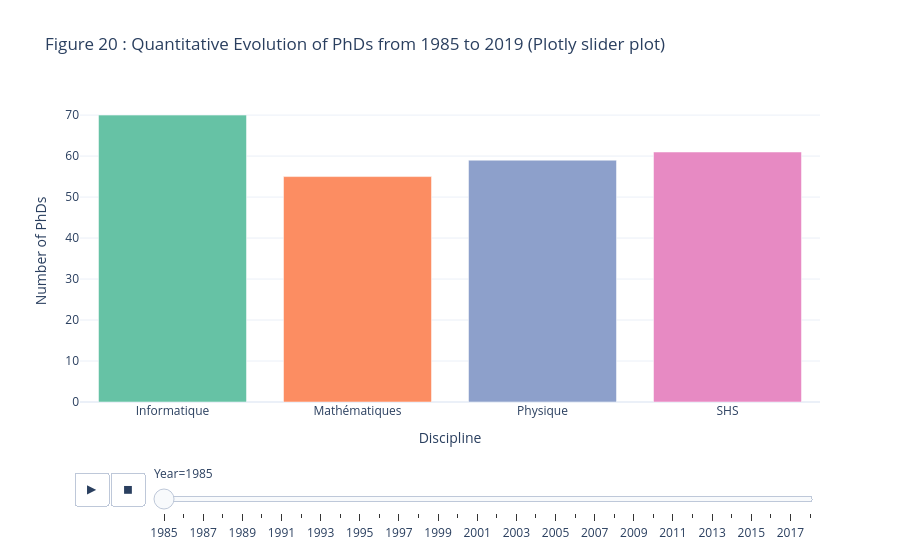

This figure's notebook cell:
### Code cell
# Create the figure
fig = go.Figure()

# Create the bar plot with a slider
fig = px.bar(discipline_count2, 
             x='Discipline', 
             y='Count', color='Discipline', 
             animation_frame='Année', 
             title='Figure 20 : Quantitative Evolution of PhDs from 1985 to 2019 (Plotly slider plot)',
             labels={'Année': 'Year', 'Count': 'Number of PhDs'},
             color_discrete_sequence=px.colors.qualitative.Set2
)

# Customize layout
fig.update_layout(
    xaxis_title='Discipline',
    yaxis_title='Number of PhDs',
    template='plotly_white',
    showlegend=False
)

# Save the Plotly widget as a standalone HTML file
html_content = fig.to_html(full_html=False)

# Write only the slider widget to an HTML file
with open("slider_interactive_widget.html", "w") as file:
    file.write(html_content)

plt.savefig('Figure20_quantitative_evolution_of_phds_from_1985_to_2018_(Plotly_slider_plot).png', dpi=300)

# Show the plot
fig.show()

### Figure 1 — Plotly figure (JSON) as saved in the notebook; plotly's stock layout.template omitted (floating-point values rounded to 4 significant figures)
{"data": [{"alignmentgroup": "True", "hovertemplate": "Discipline=%{x}<br>Year=1985<br>Number of PhDs=%{y}<extra></extra>", "legendgroup": "Informatique", "marker": {"color": "rgb(102,194,165)", "pattern": {"shape": ""}}, "name": "Informatique", "offsetgroup": "Informatique", "orientation": "v", "showlegend": true, "textposition": "auto", "type": "bar", "x": ["Informatique"], "xaxis": "x", "y": [70], "yaxis": "y"}, {"alignmentgroup": "True", "hovertemplate": "Discipline=%{x}<br>Year=1985<br>Number of PhDs=%{y}<extra></extra>", "legendgroup": "Mathématiques", "marker": {"color": "rgb(252,141,98)", "pattern": {"shape": ""}}, "name": "Mathématiques", "offsetgroup": "Mathématiques", "orientation": "v", "showlegend": true, "textposition": "auto", "type": "bar", "x": ["Mathématiques"], "xaxis": "x", "y": [55], "yaxis": "y"}, {"alignmentgroup": "True", "hovertemplate": "Discipline=%{x}<br>Year=1985<br>Number of PhDs=%{y}<extra></extra>", "legendgroup": "Physique", "marker": {"color": "rgb(141,160,203)", "pattern": {"shape": ""}}, "name": "Physique", "offsetgroup": "Physique", "orientation": "v", "showlegend": true, "textposition": "auto", "type": "bar", "x": ["Physique"], "xaxis": "x", "y": [59], "yaxis": "y"}, {"alignmentgroup": "True", "hovertemplate": "Discipline=%{x}<br>Year=1985<br>Number of PhDs=%{y}<extra></extra>", "legendgroup": "SHS", "marker": {"color": "rgb(231,138,195)", "pattern": {"shape": ""}}, "name": "SHS", "offsetgroup": "SHS", "orientation": "v", "showlegend": true, "textposition": "auto", "type": "bar", "x": ["SHS"], "xaxis": "x", "y": [61], "yaxis": "y"}], "layout": {"barmode": "relative", "legend": {"title": {"text": "Discipline"}, "tracegroupgap": 0}, "showlegend": false, "sliders": [{"active": 0, "currentvalue": {"prefix": "Year="}, "len": 0.9, "pad": {"b": 10, "t": 60}, "steps": [{"args": [["1985"], {"frame": {"duration": 0, "redraw": true}, "fromcurrent": true, "mode": "immediate", "transition": {"duration": 0, "easing": "linear"}}], "label": "1985", "method": "animate"}, {"args": [["1986"], {"frame": {"duration": 0, "redraw": true}, "fromcurrent": true, "mode": "immediate", "transition": {"duration": 0, "easing": "linear"}}], "label": "1986", "method": "animate"}, {"args": [["1987"], {"frame": {"duration": 0, "redraw": true}, "fromcurrent": true, "mode": "immediate", "transition": {"duration": 0, "easing": "linear"}}], "label": "1987", "method": "animate"}, {"args": [["1988"], {"frame": {"duration": 0, "redraw": true}, "fromcurrent": true, "mode": "immediate", "transition": {"duration": 0, "easing": "linear"}}], "label": "1988", "method": "animate"}, {"args": [["1989"], {"frame": {"duration": 0, "redraw": true}, "fromcurrent": true, "mode": "immediate", "transition": {"duration": 0, "easing": "linear"}}], "label": "1989", "method": "animate"}, {"args": [["1990"], {"frame": {"duration": 0, "redraw": true}, "fromcurrent": true, "mode": "immediate", "transition": {"duration": 0, "easing": "linear"}}], "label": "1990", "method": "animate"}, {"args": [["1991"], {"frame": {"duration": 0, "redraw": true}, "fromcurrent": true, "mode": "immediate", "transition": {"duration": 0, "easing": "linear"}}], "label": "1991", "method": "animate"}, {"args": [["1992"], {"frame": {"duration": 0, "redraw": true}, "fromcurrent": true, "mode": "immediate", "transition": {"duration": 0, "easing": "linear"}}], "label": "1992", "method": "animate"}, {"args": [["1993"], {"frame": {"duration": 0, "redraw": true}, "fromcurrent": true, "mode": "immediate", "transition": {"duration": 0, "easing": "linear"}}], "label": "1993", "method": "animate"}, {"args": [["1994"], {"frame": {"duration": 0, "redraw": true}, "fromcurrent": true, "mode": "immediate", "transition": {"duration": 0, "easing": "linear"}}], "label": "1994", "method": "animate"}, {"args": [["1995"], {"frame": {"duration": 0, "redraw": true}, "fromcurrent": true, "mode": "immediate", "transition": {"duration": 0, "easing": "linear"}}], "label": "1995", "method": "animate"}, {"args": [["1996"], {"frame": {"duration": 0, "redraw": true}, "fromcurrent": true, "mode": "immediate", "transition": {"duration": 0, "easing": "linear"}}], "label": "1996", "method": "animate"}, {"args": [["1997"], {"frame": {"duration": 0, "redraw": true}, "fromcurrent": true, "mode": "immediate", "transition": {"duration": 0, "easing": "linear"}}], "label": "1997", "method": "animate"}, {"args": [["1998"], {"frame": {"duration": 0, "redraw": true}, "fromcurrent": true, "mode": "immediate", "transition": {"duration": 0, "easing": "linear"}}], "label": "1998", "method": "animate"}, {"args": [["1999"], {"frame": {"duration": 0, "redraw": true}, "fromcurrent": true, "mode": "immediate", "transition": {"duration": 0, "easing": "linear"}}], "label": "1999", "method": "animate"}, {"args": [["2000"], {"frame": {"duration": 0, "redraw": true}, "fromcurrent": true, "mode": "immediate", "transition": {"duration": 0, "easing": "linear"}}], "label": "2000", "method": "animate"}, {"args": [["2001"], {"frame": {"duration": 0, "redraw": true}, "fromcurrent": true, "mode": "immediate", "transition": {"duration": 0, "easing": "linear"}}], "label": "2001", "method": "animate"}, {"args": [["2002"], {"frame": {"duration": 0, "redraw": true}, "fromcurrent": true, "mode": "immediate", "transition": {"duration": 0, "easing": "linear"}}], "label": "2002", "method": "animate"}, {"args": [["2003"], {"frame": {"duration": 0, "redraw": true}, "fromcurrent": true, "mode": "immediate", "transition": {"duration": 0, "easing": "linear"}}], "label": "2003", "method": "animate"}, {"args": [["2004"], {"frame": {"duration": 0, "redraw": true}, "fromcurrent": true, "mode": "immediate", "transition": {"duration": 0, "easing": "linear"}}], "label": "2004", "method": "animate"}, {"args": [["2005"], {"frame": {"duration": 0, "redraw": true}, "fromcurrent": true, "mode": "immediate", "transition": {"duration": 0, "easing": "linear"}}], "label": "2005", "method": "animate"}, {"args": [["2006"], {"frame": {"duration": 0, "redraw": true}, "fromcurrent": true, "mode": "immediate", "transition": {"duration": 0, "easing": "linear"}}], "label": "2006", "method": "animate"}, {"args": [["2007"], {"frame": {"duration": 0, "redraw": true}, "fromcurrent": true, "mode": "immediate", "transition": {"duration": 0, "easing": "linear"}}], "label": "2007", "method": "animate"}, {"args": [["2008"], {"frame": {"duration": 0, "redraw": true}, "fromcurrent": true, "mode": "immediate", "transition": {"duration": 0, "easing": "linear"}}], "label": "2008", "method": "animate"}, {"args": [["2009"], {"frame": {"duration": 0, "redraw": true}, "fromcurrent": true, "mode": "immediate", "transition": {"duration": 0, "easing": "linear"}}], "label": "2009", "method": "animate"}, {"args": [["2010"], {"frame": {"duration": 0, "redraw": true}, "fromcurrent": true, "mode": "immediate", "transition": {"duration": 0, "easing": "linear"}}], "label": "2010", "method": "animate"}, {"args": [["2011"], {"frame": {"duration": 0, "redraw": true}, "fromcurrent": true, "mode": "immediate", "transition": {"duration": 0, "easing": "linear"}}], "label": "2011", "method": "animate"}, {"args": [["2012"], {"frame": {"duration": 0, "redraw": true}, "fromcurrent": true, "mode": "immediate", "transition": {"duration": 0, "easing": "linear"}}], "label": "2012", "method": "animate"}, {"args": [["2013"], {"frame": {"duration": 0, "redraw": true}, "fromcurrent": true, "mode": "immediate", "transition": {"duration": 0, "easing": "linear"}}], "label": "2013", "method": "animate"}, {"args": [["2014"], {"frame": {"duration": 0, "redraw": true}, "fromcurrent": true, "mode": "immediate", "transition": {"duration": 0, "easing": "linear"}}], "label": "2014", "method": "animate"}, {"args": [["2015"], {"frame": {"duration": 0, "redraw": true}, "fromcurrent": true, "mode": "immediate", "transition": {"duration": 0, "easing": "linear"}}], "label": "2015", "method": "animate"}, {"args": [["2016"], {"frame": {"duration": 0, "redraw": true}, "fromcurrent": true, "mode": "immediate", "transition": {"duration": 0, "easing": "linear"}}], "label": "2016", "method": "animate"}, {"args": [["2017"], {"frame": {"duration": 0, "redraw": true}, "fromcurrent": true, "mode": "immediate", "transition": {"duration": 0, "easing": "linear"}}], "label": "2017", "method": "animate"}, {"args": [["2018"], {"frame": {"duration": 0, "redraw": true}, "fromcurrent": true, "mode": "immediate", "transition": {"duration": 0, "easing": "linear"}}], "label": "2018", "method": "animate"}], "x": 0.1, "xanchor": "left", "y": 0, "yanchor": "top"}], "title": {"text": "Figure 20 : Quantitative Evolution of PhDs from 1985 to 2019 (Plotly slider plot)"}, "updatemenus": [{"buttons": [{"args": [null, {"frame": {"duration": 500, "redraw": true}, "fromcurrent": true, "mode": "immediate", "transition": {"duration": 500, "easing": "linear"}}], "label": "&#9654;", "method": "animate"}, {"args": [[null], {"frame": {"duration": 0, "redraw": true}, "fromcurrent": true, "mode": "immediate", "transition": {"duration": 0, "easing": "linear"}}], "label": "&#9724;", "method": "animate"}], "direction": "left", "pad": {"r": 10, "t": 70}, "showactive": false, "type": "buttons", "x": 0.1, "xanchor": "right", "y": 0, "yanchor": "top"}], "xaxis": {"anchor": "y", "categoryarray": ["Informatique", "Mathématiques", "Physique", "SHS"], "categoryorder": "array", "domain": [0, 1], "title": {"text": "Discipline"}}, "yaxis": {"anchor": "x", "domain": [0, 1], "title": {"text": "Number of PhDs"}}}}
